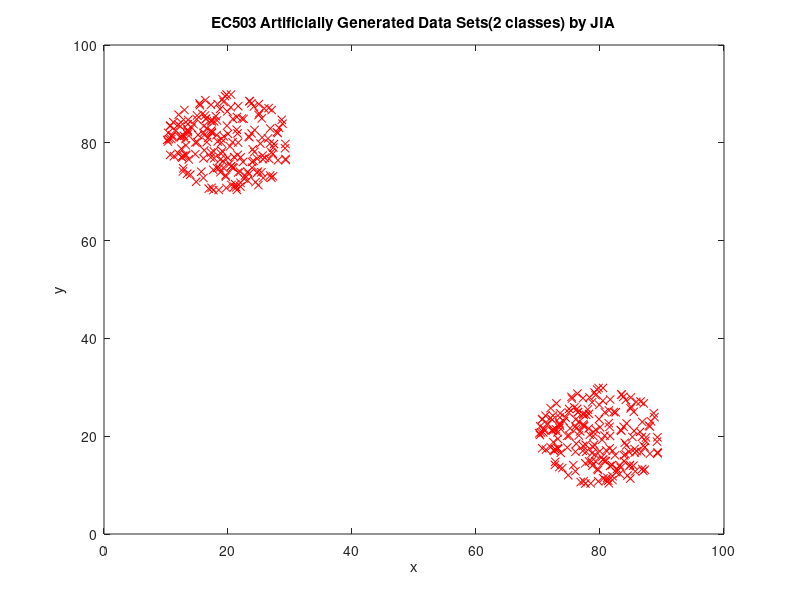
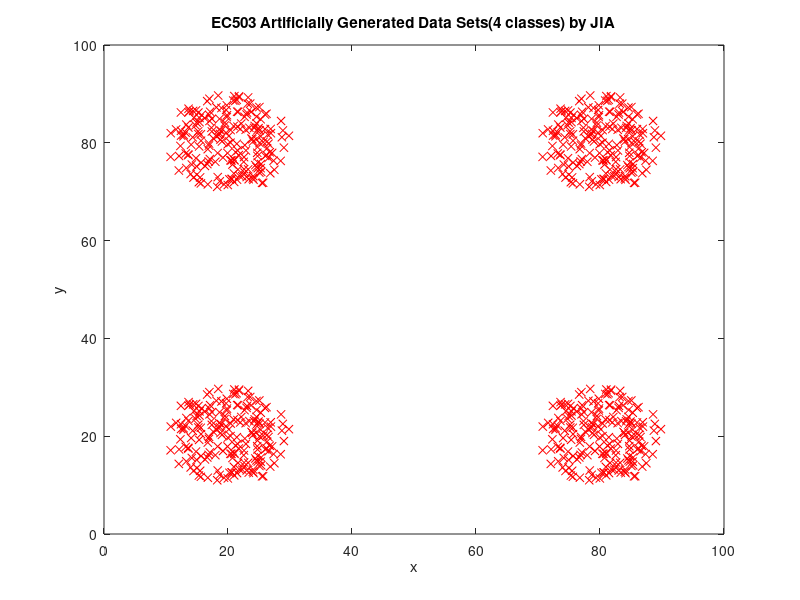
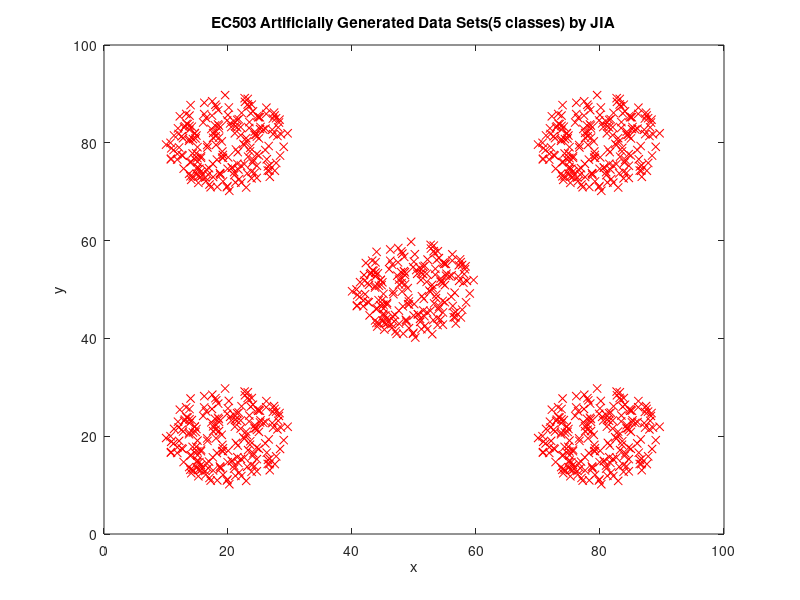
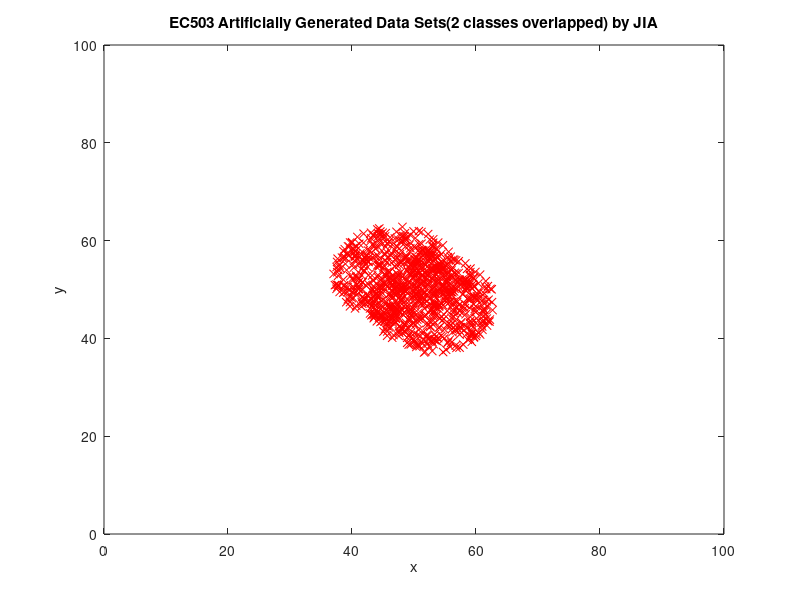

Recreate these plots in MATLAB, in order.
%
% Dataset_Generator.m
% Description: Artificially Generated Data Sets
%
% Output: Five datasets, save them to .mat file to use
%
% EC503 Learning from Data - Project
% Clustering algorithm implementation and comparison: EM, K-means and OPTICS
%

%% 2 classes
r = 10;                                 % radium
Radius_Polar = r*sqrt(rand(200,1));     % uniform random number
Angle_Polar = 2*pi*rand(200,1);         % in polar co-ordinates
x = Radius_Polar.*cos(Angle_Polar);     % convert x to rectangular coordinate
y = Radius_Polar.*sin(Angle_Polar);     % convert y to rectangular coordinate
x = [x + 20;x + 80];                    % c1 = [20, 80], c2 = [80, 20]
y = [y + 80;y + 20];     

Two_Class = horzcat(x, y);

figure(1)
plot(x, y, 'rx');                       % plot the points 
xlabel('x')
ylabel('y')
title('EC503 Artificially Generated Data Sets(2 classes) by JIA');    % title of the figure


%% 4 classes
r = 10;                                 % radium
Radius_Polar = r*sqrt(rand(200,1));     % uniform random number
Angle_Polar = 2*pi*rand(200,1);         % in polar co-ordinates
x = Radius_Polar.*cos(Angle_Polar);     % convert x to rectangular coordinate
y = Radius_Polar.*sin(Angle_Polar);     % convert y to rectangular coordinate
x = [x + 20; x + 80; x + 20; x + 80];   % c1 = [20, 80], c2 = [80, 20], c3 = [20, 20], c4 = [80, 80]
y = [y + 80; y + 20; y + 20; y + 80];

Four_Class = horzcat(x, y); 

figure(2)
plot(x, y, 'rx');                       % plot the points 
xlabel('x')
ylabel('y')
title('EC503 Artificially Generated Data Sets(4 classes) by JIA');    % title of the figure


%% 5 classes
r = 10;                                 % radium
Radius_Polar = r*sqrt(rand(200,1));     % uniform random number
Angle_Polar = 2*pi*rand(200,1);         % in polar co-ordinates
x = Radius_Polar.*cos(Angle_Polar);     % convert x to rectangular coordinate
y = Radius_Polar.*sin(Angle_Polar);     % convert y to rectangular coordinate
x = [x + 20; x + 80; x + 50; x + 20; x + 80];   % c1 = [20, 80], c2 = [80, 20], c3 = [50, 50], c4 = [20, 20], c5 = [80, 80]
y = [y + 80; y + 20; y + 50; y + 20; y + 80];

Five_Class = horzcat(x, y); 

figure(3)
plot(x, y, 'rx');                       % plot the points 
xlabel('x')
ylabel('y')
title('EC503 Artificially Generated Data Sets(5 classes) by JIA');    % title of the figure


%% 2 classes overlapped
r = 10;                                 % radium
Radius_Polar = r*sqrt(rand(500,1));     % uniform random number
Angle_Polar = 2*pi*rand(500,1);         % in polar co-ordinates
x = Radius_Polar.*cos(Angle_Polar);     % convert x to rectangular coordinate
y = Radius_Polar.*sin(Angle_Polar);     % convert y to rectangular coordinate
x = [x + 47;x + 53];                    % c1 = [20, 80], c2 = [80, 20]
y = [y + 53;y + 47];     

Two_Class_Overlap = horzcat(x, y);

figure(4)
plot(x, y, 'rx');                       % plot the points 
xlabel('x')
ylabel('y')
xlim([0 100])
ylim([0 100])
title('EC503 Artificially Generated Data Sets(2 classes overlapped) by JIA');    % title of the figure


%% 4 classes overlapped
r = 10;                                 % radium
Radius_Polar = r*sqrt(rand(500,1));     % uniform random number
Angle_Polar = 2*pi*rand(500,1);         % in polar co-ordinates
x = Radius_Polar.*cos(Angle_Polar);     % convert x to rectangular coordinate
y = Radius_Polar.*sin(Angle_Polar);     % convert y to rectangular coordinate
x = [x + 42; x + 58; x + 42; x + 58];   % c1 = [20, 80], c2 = [80, 20], c3 = [20, 20], c4 = [80, 80]
y = [y + 58; y + 42; y + 42; y + 58];

Four_Class_Overlap = horzcat(x, y);

figure(5)
plot(x, y, 'rx');                       % plot the points 
xlabel('x')
ylabel('y')
xlim([0 100])
ylim([0 100])
title('EC503 Artificially Generated Data Sets(4 classes overlapped) by JIA');    % title of the figure
